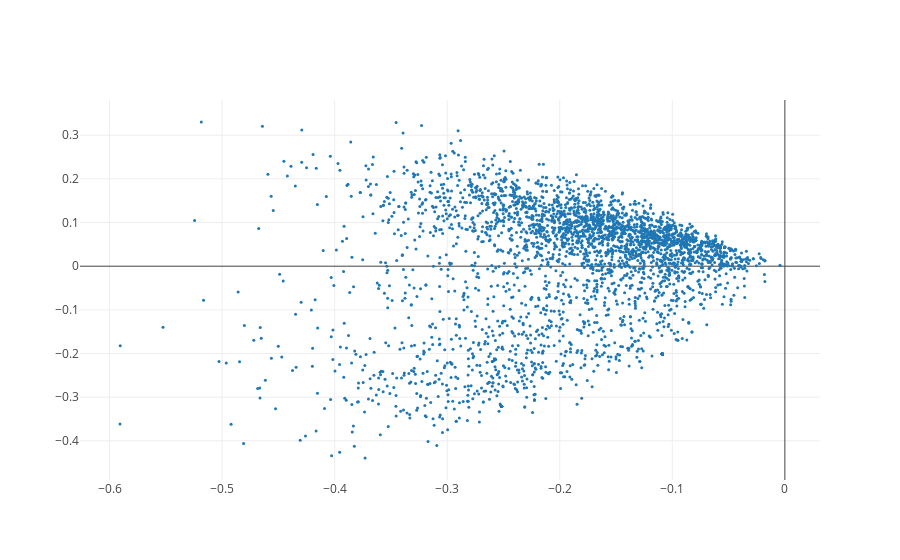

The code cell stored with this chart in its notebook:
### Code cell
plot_lsa2D(-1*dls[:,0], -1*dls[:,1])

### Figure 1 — Plotly figure (JSON) as saved in the notebook; plotly's stock layout.template omitted (floating-point values rounded to 4 significant figures; data arrays with more than 128 entries replaced by an {"elided": "..."} marker saying what was removed)
{"data": [{"marker": {"size": 3}, "mode": "markers+text", "name": "Markers and Text", "type": "scatter", "x": {"elided": "3229 float values"}, "y": {"elided": "3229 float values"}}], "layout": {"autosize": true, "xaxis": {"autorange": true, "range": [-0.6283, 0.03325], "type": "linear"}, "yaxis": {"autorange": true, "range": [-0.4866, 0.3777], "type": "linear"}}}
